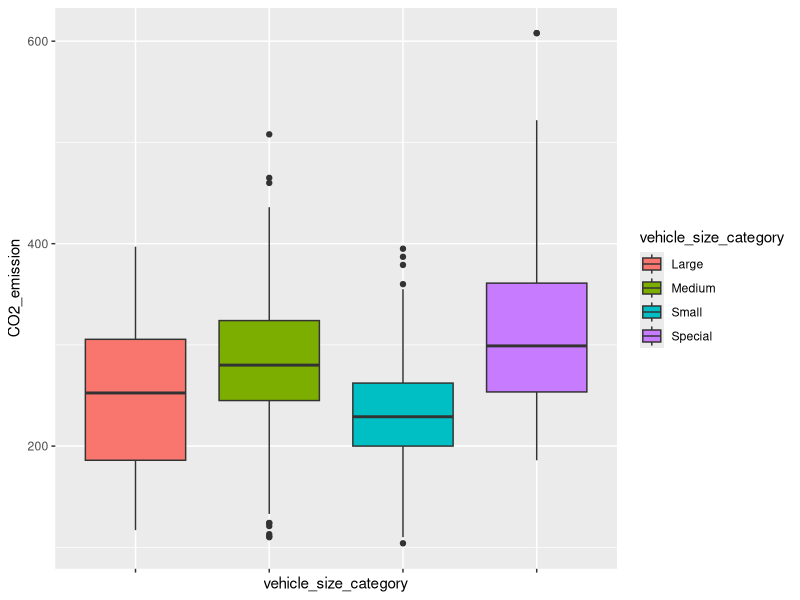
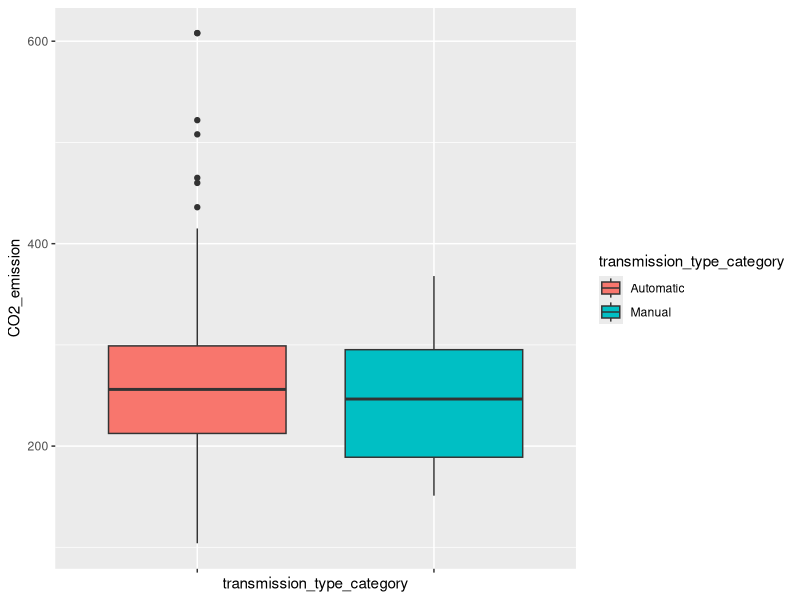
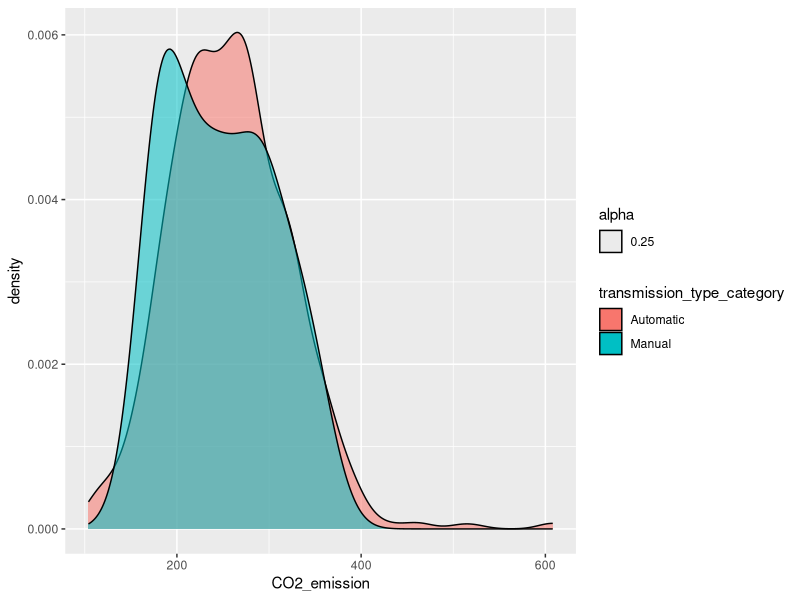
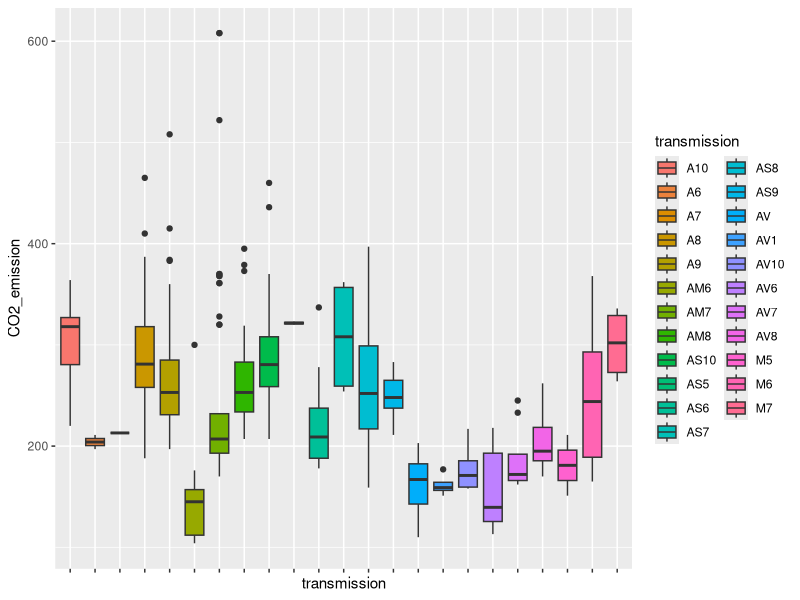
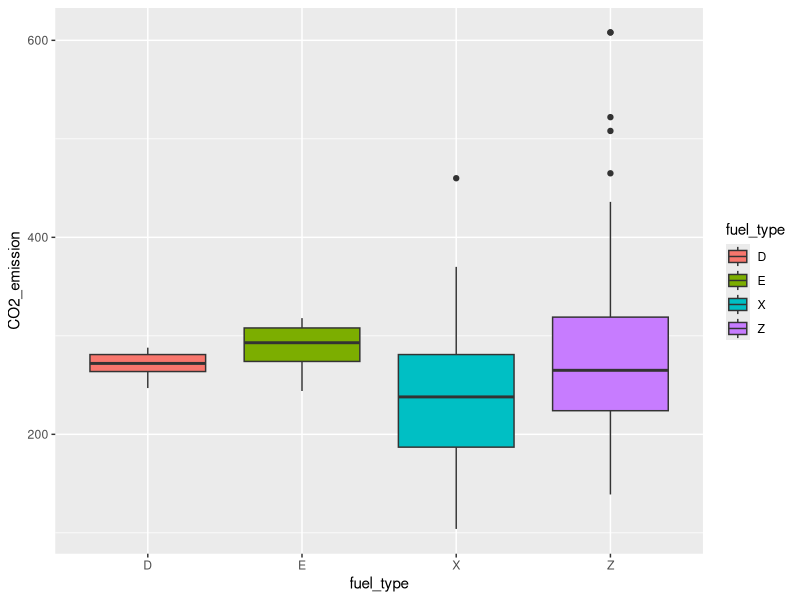
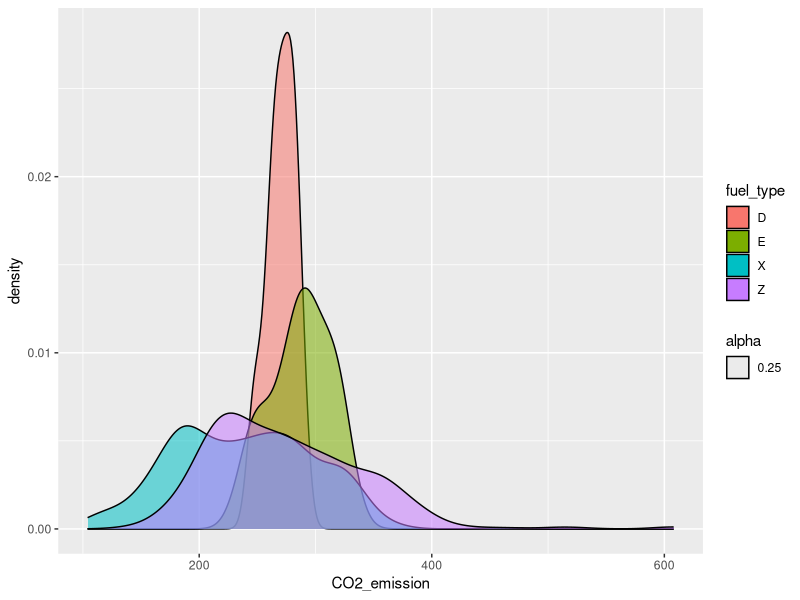
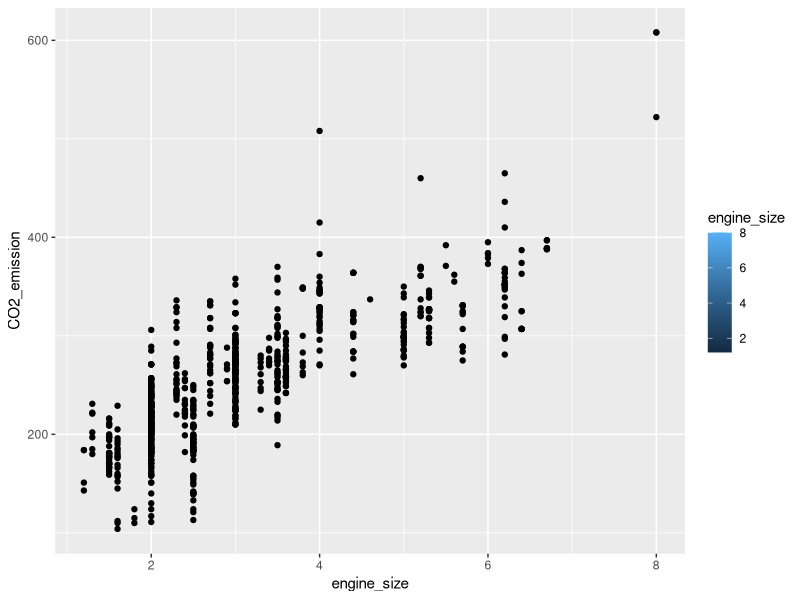
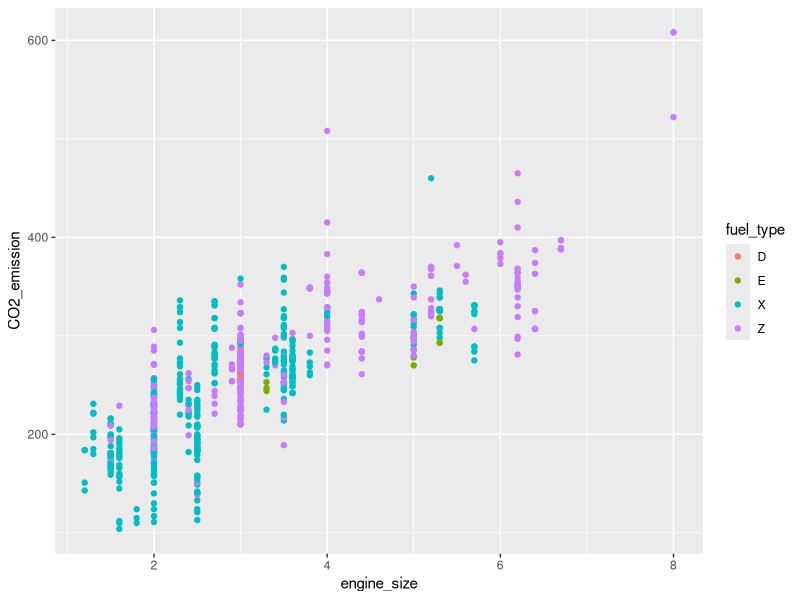

Write R code to recreate these figures, in order.
## -----------------------------------------------------------------------------
library(tidyverse) #ggplot and dyplr are loaded with tidyverse


## -----------------------------------------------------------------------------
  df <- read.csv("MY2023 Fuel Consumption Ratings.csv", header = TRUE)
  #head(df, n = 3) #viewing the first 3 rows


## -----------------------------------------------------------------------------
print(paste("number of columns:", ncol(df) ,"; number of rows:", nrow(df)))


## -----------------------------------------------------------------------------
#head(is.na(df),n=2) # checks if our dataset contains missing values, hid cz output is too large
#summary(df) # checks how many NA we do have
#the output is hidden becuase it's huge


## -----------------------------------------------------------------------------
df <- subset(df, select = !apply(is.na(df), 2, any)) 
print(paste("number of columns after:", ncol(df))) #removes all the columns containing missing values


## -----------------------------------------------------------------------------
head(df, n=2)


## -----------------------------------------------------------------------------
print(df[832:836,])


## -----------------------------------------------------------------------------
df <- df[2:834,]
print(paste("number of rows after:", nrow(df)))


## -----------------------------------------------------------------------------
# Check for duplicate rows
has_duplicates <- any(duplicated(df) | duplicated(df, fromLast = TRUE))
if (has_duplicates) {
  print("The dataset contains at least two rows with the same information.")
} else {
  print("The dataset does not contain two rows with the same information. The dataset has no duplicate rows")
}


## -----------------------------------------------------------------------------
colnames(df)


## -----------------------------------------------------------------------------
new_names <- c("model_year", "car_make", "model_name", "vehicle_class", "engine_size", "transmission", "fuel_type", "city_consumption", "hwy_consumption", "mix_consumption", "mix_consumption_2", "CO2_emission", "CO2_rate", "smog_rate" ) 

colnames(df) <- new_names
colnames(df)


## -----------------------------------------------------------------------------
glimpse(df) #checks what type of data each feature is 


## -----------------------------------------------------------------------------
df <- transform(df, 
                      engine_size=as.numeric(engine_size),
                      city_consumption=as.numeric(city_consumption),
                      hwy_consumption=as.numeric(hwy_consumption),
                      mix_consumption=as.numeric(mix_consumption),
                      mix_consumption_2=as.numeric(mix_consumption_2),
                      CO2_emission=as.numeric(CO2_emission),
                      CO2_rate=as.factor(CO2_rate),
                      smog_rate=as.factor(smog_rate)
                    )
glimpse(df) #checks the data type after conversion


## -----------------------------------------------------------------------------
unique(df$model_year)


## -----------------------------------------------------------------------------
df <- subset(df, select = - model_year)


## -----------------------------------------------------------------------------
df <- subset(df, select = - mix_consumption_2)


## -----------------------------------------------------------------------------
unique(df$vehicle_class)


## -----------------------------------------------------------------------------
unique(df$transmission)


## -----------------------------------------------------------------------------
df <- mutate(df, vehicle_size_category = case_when(
  vehicle_class == "Full-size" ~ "Large",
  vehicle_class == "SUV: Standard" ~ "Medium",
  vehicle_class == "Mid-size" ~ "Medium",
  vehicle_class == "Minicompact"~ "Small",
  vehicle_class == "SUV: Small"~"Small",
  vehicle_class == "Compact"~"Small",
  vehicle_class == "Two-seater"~"Special",
  vehicle_class == "Subcompact"~"Small",
  vehicle_class == "Station wagon: Small"~"Small",
  vehicle_class == "Station wagon: Mid-size"~"Medium",
  vehicle_class == "Pickup truck: Small"~"Small",
  vehicle_class == "Pickup truck: Standard"~"Medium",
  vehicle_class == "Special purpose vehicle"~"Special",
  vehicle_class == "Minivan"~"Small"
))


df <- mutate(df, transmission_type_category = case_when(
  grepl("^A", df$transmission) ~ "Automatic",
  grepl("^M", df$transmission) ~ "Manual",
))

colnames(df)


## -----------------------------------------------------------------------------
df <- subset(df, select = - CO2_rate)
df <- subset(df, select = - smog_rate)


## -----------------------------------------------------------------------------
colnames(df)


## -----------------------------------------------------------------------------
outliers <- vector()
q1 <- quantile(df$CO2_emission, 0.25)
q3 <- quantile(df$CO2_emission, 0.75)

for (i in 1:nrow(df)) {
  lower_bound <- q1 - 3 * IQR(df$CO2_emission) #extreme outliers because why not :p
  upper_bound <- q3 + 3 * IQR(df$CO2_emission)

  if (df$CO2_emission[i] < lower_bound | df$CO2_emission[i] > upper_bound) {
    outliers <- append(outliers, i) #app if its lower or upper than the limits
    print(df[i,])
  }
}




## -----------------------------------------------------------------------------
ggplot(data=df) +
  geom_boxplot(mapping = aes(x=vehicle_size_category, y=CO2_emission, fill=vehicle_size_category))+
  theme(axis.text.x = element_blank())


## -----------------------------------------------------------------------------
ggplot(data=df) +
  geom_boxplot(mapping = aes(x=transmission_type_category, y=CO2_emission, fill=transmission_type_category))+
  theme(axis.text.x = element_blank())


## -----------------------------------------------------------------------------
ggplot(data =df) + geom_density(mapping = aes(x = CO2_emission, fill =transmission_type_category, alpha = 0.25))


## -----------------------------------------------------------------------------
ggplot(data=df) +
  geom_boxplot(mapping = aes(x=transmission, y=CO2_emission, fill=transmission))+
  theme(axis.text.x = element_blank())


## -----------------------------------------------------------------------------
ggplot(data=df) +
  geom_boxplot(mapping = aes(x=fuel_type, y=CO2_emission, fill=fuel_type))


## -----------------------------------------------------------------------------
ggplot(data =df) + geom_density(mapping = aes(x = CO2_emission, fill =fuel_type, alpha = 0.25))


## -----------------------------------------------------------------------------
ggplot(data=df) +
  geom_point(mapping= aes(x=engine_size, y=CO2_emission, fill=engine_size))


## -----------------------------------------------------------------------------
ggplot(data=df) +
  geom_point(mapping= aes(x=engine_size, y=CO2_emission, color=fuel_type))


## -----------------------------------------------------------------------------
ggplot(data=df) +
  geom_point(mapping= aes(x=engine_size, y=CO2_emission, color=transmission_type_category))


## -----------------------------------------------------------------------------
ggplot(data=df) +
  geom_point(mapping= aes(x=engine_size, y=CO2_emission, color=vehicle_size_category))


## -----------------------------------------------------------------------------
ggplot(data=df) +
  geom_point(mapping = aes(x=mix_consumption, y=CO2_emission, color=fuel_type)) +
  facet_wrap(~ fuel_type, nrow=2)


## -----------------------------------------------------------------------------
pairs(~engine_size+city_consumption+hwy_consumption+mix_consumption+CO2_emission, df, col = "#009ACD")

corr_matrix <- cor(df[, c("engine_size","city_consumption", "hwy_consumption", "mix_consumption", "CO2_emission")])
pal <- colorRampPalette(c("#b3cde0", "#6497b1" ,"#011f4b"))(100)
heatmap(cor(corr_matrix), col=pal)




## -----------------------------------------------------------------------------
slr_engine_model <- lm(CO2_emission ~ engine_size, data=df)
summary(slr_engine_model)


## -----------------------------------------------------------------------------
plot(df$engine_size, df$CO2_emission, xlab = "engine_size", ylab= "CO2 emitted", col= "#6aaa96", pch=20)
abline(slr_engine_model, col="#de425b", lwd=3, lty=1)


## -----------------------------------------------------------------------------
slr_vehicle_model <- lm(CO2_emission ~ vehicle_class, data=df)
summary(slr_vehicle_model)


## -----------------------------------------------------------------------------
#plot(df$vehicle_class, df$CO2_emission, xlab = "vehicle type", ylab= "CO2 emitted", col= "#6aaa96", pch=20)
#abline(slr_vehicle_model, col="#de425b", lwd=3, lty=1)


## -----------------------------------------------------------------------------
full_model <- lm(CO2_emission ~ ., data = df)
final <- step(full_model, direction = "backward")


## -----------------------------------------------------------------------------
summary(final)


## -----------------------------------------------------------------------------
int_engine_fuel_model <- lm(CO2_emission ~ engine_size*fuel_type, data = df)
summary(int_engine_fuel_model)


## -----------------------------------------------------------------------------
int_mix_fuel_model <- lm(CO2_emission ~ mix_consumption*fuel_type, data = df)
summary(int_mix_fuel_model)


## -----------------------------------------------------------------------------
multi_model <- lm(CO2_emission ~ engine_size*fuel_type + mix_consumption*fuel_type, data = df)

# View the summary of the model
summary(multi_model)


## -----------------------------------------------------------------------------
# Compute the residuals
residuals <- resid(slr_engine_model)

# Create a scatterplot of residuals against the fitted values
plot(fitted(slr_engine_model), residuals,
     xlab = "Fitted Values",
     ylab = "Residuals",
     main = "Residual Plot",
     pch = 19) 

# Add a Lowess curve to the plot
lines(lowess(fitted(slr_engine_model), residuals), col = "blue")


## -----------------------------------------------------------------------------
pol_engine_model <- lm(CO2_emission ~ poly(engine_size, 3), data=df)
summary(pol_engine_model)
#plot(df$engine_size, df$CO2_emission, xlab = "engine_size", ylab= "CO2 levels", col= "#B9BDC1", pch=20)

